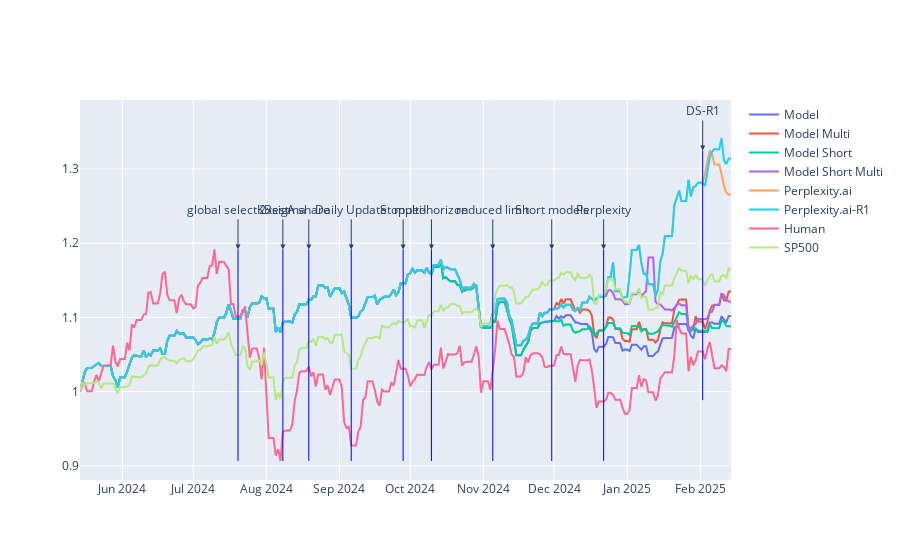

Notebook code cell kept with this figure:
### Code cell
# use plotly to plot the curve of the three assets
import plotly.graph_objects as go

fig = go.Figure()
date_list = log_return.index.tolist()
date_list.insert(0, pd.Timestamp('2024-05-14'))

fig.add_trace(go.Scatter(x=date_list, y=cur_asset_model_hist, mode='lines', name='Model'))
fig.add_trace(go.Scatter(x=date_list, y=cur_asset_model_v2_hist, mode='lines', name='Model Multi'))
fig.add_trace(go.Scatter(x=date_list, y=cur_asset_model_short_hist, mode='lines', name='Model Short'))
fig.add_trace(go.Scatter(x=date_list, y=cur_asset_model_short_v2_hist, mode='lines', name='Model Short Multi'))
fig.add_trace(go.Scatter(x=date_list, y=cur_asset_model_perplexity_hist, mode='lines', name='Perplexity.ai'))
fig.add_trace(go.Scatter(x=date_list, y=cur_asset_model_perplexity_r1_hist, mode='lines', name='Perplexity.ai-R1'))
fig.add_trace(go.Scatter(x=date_list, y=cur_asset_human_hist, mode='lines', name='Human'))
fig.add_trace(go.Scatter(x=date_list, y=cur_asset_sp500_hist, mode='lines', name='SP500'))

add_vertical_line(fig, '2024-07-20', 'global selectKBest', cur_asset_model_hist, cur_asset_human_hist, cur_asset_sp500_hist)
add_vertical_line(fig, '2024-08-08', '2xsigma', cur_asset_model_hist, cur_asset_human_hist, cur_asset_sp500_hist)
add_vertical_line(fig, '2024-08-19', 'A share', cur_asset_model_hist, cur_asset_human_hist, cur_asset_sp500_hist)
add_vertical_line(fig, '2024-09-06', 'Daily Update', cur_asset_model_hist, cur_asset_human_hist, cur_asset_sp500_hist)
add_vertical_line(fig, '2024-09-28', 'Stopped', cur_asset_model_hist, cur_asset_human_hist, cur_asset_sp500_hist)
add_vertical_line(fig, '2024-10-10', 'multi-horizon', cur_asset_model_hist, cur_asset_human_hist, cur_asset_sp500_hist)
add_vertical_line(fig, '2024-11-05', 'reduced limit', cur_asset_model_hist, cur_asset_human_hist, cur_asset_sp500_hist)
add_vertical_line(fig, '2024-11-30', 'Short models', cur_asset_model_hist, cur_asset_human_hist, cur_asset_sp500_hist)
add_vertical_line(fig, '2024-12-22', 'Perplexity', cur_asset_model_hist, cur_asset_human_hist, cur_asset_sp500_hist)
add_vertical_line(fig, '2025-02-02', 'DS-R1', cur_asset_model_hist, cur_asset_model_perplexity_hist, cur_asset_sp500_hist)
fig.show()

### Figure 1 — Plotly figure (JSON) as saved in the notebook; plotly's stock layout.template omitted (floating-point values rounded to 4 significant figures; data arrays with more than 128 entries replaced by an {"elided": "..."} marker saying what was removed)
{"data": [{"mode": "lines", "name": "Model", "type": "scatter", "x": {"elided": "277 str values"}, "y": {"elided": "277 float values"}}, {"mode": "lines", "name": "Model Multi", "type": "scatter", "x": {"elided": "277 str values"}, "y": {"elided": "277 float values"}}, {"mode": "lines", "name": "Model Short", "type": "scatter", "x": {"elided": "277 str values"}, "y": {"elided": "277 float values"}}, {"mode": "lines", "name": "Model Short Multi", "type": "scatter", "x": {"elided": "277 str values"}, "y": {"elided": "277 float values"}}, {"mode": "lines", "name": "Perplexity.ai", "type": "scatter", "x": {"elided": "277 str values"}, "y": {"elided": "277 float values"}}, {"mode": "lines", "name": "Perplexity.ai-R1", "type": "scatter", "x": {"elided": "277 str values"}, "y": {"elided": "277 float values"}}, {"mode": "lines", "name": "Human", "type": "scatter", "x": {"elided": "277 str values"}, "y": {"elided": "277 float values"}}, {"mode": "lines", "name": "SP500", "type": "scatter", "x": {"elided": "277 str values"}, "y": {"elided": "277 float values"}}], "layout": {"annotations": [{"arrowhead": 2, "ax": 0, "ay": -40, "showarrow": true, "text": "global selectKBest", "x": "2024-07-20", "y": 1.192}, {"arrowhead": 2, "ax": 0, "ay": -40, "showarrow": true, "text": "2xsigma", "x": "2024-08-08", "y": 1.192}, {"arrowhead": 2, "ax": 0, "ay": -40, "showarrow": true, "text": "A share", "x": "2024-08-19", "y": 1.192}, {"arrowhead": 2, "ax": 0, "ay": -40, "showarrow": true, "text": "Daily Update", "x": "2024-09-06", "y": 1.192}, {"arrowhead": 2, "ax": 0, "ay": -40, "showarrow": true, "text": "Stopped", "x": "2024-09-28", "y": 1.192}, {"arrowhead": 2, "ax": 0, "ay": -40, "showarrow": true, "text": "multi-horizon", "x": "2024-10-10", "y": 1.192}, {"arrowhead": 2, "ax": 0, "ay": -40, "showarrow": true, "text": "reduced limit", "x": "2024-11-05", "y": 1.192}, {"arrowhead": 2, "ax": 0, "ay": -40, "showarrow": true, "text": "Short models", "x": "2024-11-30", "y": 1.192}, {"arrowhead": 2, "ax": 0, "ay": -40, "showarrow": true, "text": "Perplexity", "x": "2024-12-22", "y": 1.192}, {"arrowhead": 2, "ax": 0, "ay": -40, "showarrow": true, "text": "DS-R1", "x": "2025-02-02", "y": 1.325}], "shapes": [{"line": {"color": "blue", "width": 1}, "type": "line", "x0": "2024-07-20", "x1": "2024-07-20", "y0": 0.9065, "y1": 1.192}, {"line": {"color": "blue", "width": 1}, "type": "line", "x0": "2024-08-08", "x1": "2024-08-08", "y0": 0.9065, "y1": 1.192}, {"line": {"color": "blue", "width": 1}, "type": "line", "x0": "2024-08-19", "x1": "2024-08-19", "y0": 0.9065, "y1": 1.192}, {"line": {"color": "blue", "width": 1}, "type": "line", "x0": "2024-09-06", "x1": "2024-09-06", "y0": 0.9065, "y1": 1.192}, {"line": {"color": "blue", "width": 1}, "type": "line", "x0": "2024-09-28", "x1": "2024-09-28", "y0": 0.9065, "y1": 1.192}, {"line": {"color": "blue", "width": 1}, "type": "line", "x0": "2024-10-10", "x1": "2024-10-10", "y0": 0.9065, "y1": 1.192}, {"line": {"color": "blue", "width": 1}, "type": "line", "x0": "2024-11-05", "x1": "2024-11-05", "y0": 0.9065, "y1": 1.192}, {"line": {"color": "blue", "width": 1}, "type": "line", "x0": "2024-11-30", "x1": "2024-11-30", "y0": 0.9065, "y1": 1.192}, {"line": {"color": "blue", "width": 1}, "type": "line", "x0": "2024-12-22", "x1": "2024-12-22", "y0": 0.9065, "y1": 1.192}, {"line": {"color": "blue", "width": 1}, "type": "line", "x0": "2025-02-02", "x1": "2025-02-02", "y0": 0.9885, "y1": 1.325}]}}
